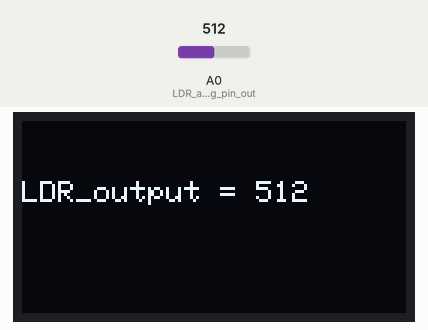
The sketch below on a simulated ESP8266 (NodeMCU). On the bench: 128×64 one-colour display. The test bench sets the inputs (shaded band); at power-on: A0 (LDR_analog_pin_out) = 512. WiFi joins after 1.5 s; servers stay silent unless stated; what the sketch prints to the serial monitor is not drawn.

Above: at 4.1 s.
4.2 s: A0 (LDR_analog_pin_out) set to 716
At 9.8 s:
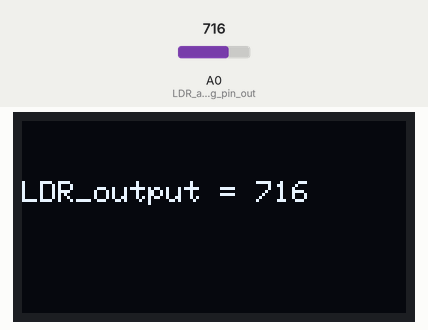
10.1 s: A0 (LDR_analog_pin_out) set to 900
At 15.0 s:
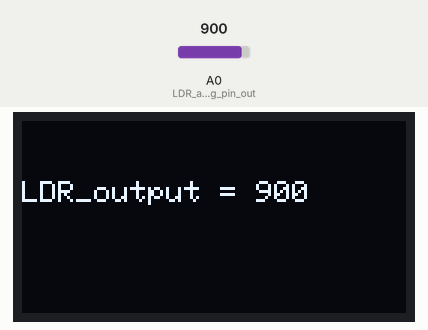
17.0 s: A0 (LDR_analog_pin_out) set to 1023
At 22.8 s:
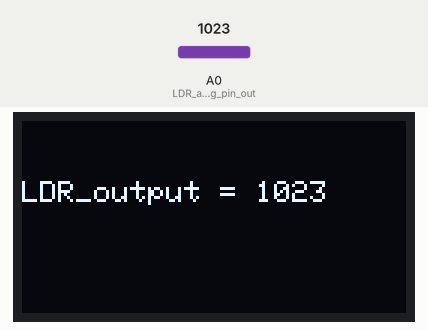
Timing chart, 0 to 24.3 s (numbered marks = the images above; inputs shaded):
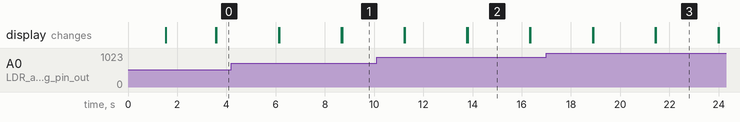

The sketch:

sketch_OLED_with_LDR_1.3.ino
```cpp
#include <SPI.h>
#include <Wire.h>
#include <Adafruit_GFX.h>
#include <Adafruit_SSD1306.h>
#include <ESP8266WiFi.h>
#include <ESP8266HTTPClient.h>
#include <WiFiClient.h>
 #include <WiFiClientSecure.h>
 #include <Wire.h>


const char* ssid = "IOT";
const char* password = "ELECSTARK";

int cloud=0;
#define SCREEN_WIDTH 128 // OLED display width, in pixels
#define SCREEN_HEIGHT 64 // OLED display height, in pixels

// Declaration for SSD1306 display connected using I2C
#define OLED_RESET     -1 // Reset pin
#define SCREEN_ADDRESS 0x3C
Adafruit_SSD1306 display(SCREEN_WIDTH, SCREEN_HEIGHT, &Wire, OLED_RESET);


void setup() {
  Serial.begin(115200);

  delay(10);
  // We start by connecting to a WiFi network

  Serial.println();
  Serial.println();
  Serial.print("Connecting to ");
  Serial.println(ssid);

  WiFi.begin(ssid, password);

  while (WiFi.status() != WL_CONNECTED) {
    delay(500);
    Serial.print(".");
  }
  Serial.println("");
  Serial.println("WiFi connected");
  Serial.println("IP address: ");
  Serial.println(WiFi.localIP());
  pinMode(A0,INPUT); // LDR analog pin out
  if(!display.begin(SSD1306_SWITCHCAPVCC, SCREEN_ADDRESS)) {
    Serial.println(F("SSD1306 allocation failed"));
    for(;;); // Don't proceed, loop forever
  }

  // Clear the buffer.
  display.clearDisplay();

}
int value =0;
void loop() {

int LDR_output=analogRead(A0);
Serial.print("LDR_output = ");
Serial.println(LDR_output);

delay(2000);         // wait for initializing
  display.clearDisplay(); // clear display
   display.setTextSize(1);          // text size
  display.setTextColor(WHITE);     // text color
  display.setCursor(0, 10);        // position to display
  display.println("Hello World!"); // text to display
  display.display();
display.clearDisplay();
  display.setTextSize(1);          // text size
  display.setTextColor(WHITE);     // text color
  display.setCursor(0, 20);        // position to display
  display.print("LDR_output = "); // text to display
  display.print( LDR_output);
  display.display();
//display.clearDisplay();
WiFiClient client;
    HTTPClient http;
 cloud=cloud+1;
 if(cloud>=20)
 {cloud=0;
http.begin(client,"http://api.thingspeak.com/update?api_key=9QYF521BQ7GWNE13&field1="+ String(LDR_output) ); //Replace API Key
        int httpCode = http.GET();
          if(httpCode > 0) {
               Serial.printf("[HTTP] GET... code: %d\n", httpCode);
               if(httpCode == HTTP_CODE_OK) {
                  String payload = http.getString();
                  Serial.println(payload);
              }
          } else {
              Serial.printf("[HTTP] GET... failed, error: %s\n", http.errorToString(httpCode).c_str());
          }
          http.end(); Serial.println();
  Serial.println("closing connection");
 }
delay(500);
}
```

Measured:
- after the input at 4.2 s, the display: first differs from a run without the input after 4.5 s (image 1)
- after the input at 10.1 s, the display: first differs from a run without the input after 3.7 s (image 2)
- after the input at 17.0 s, the display: first differs from a run without the input after 4.5 s (image 3)
- what the display in image 2 shows lasts 2.5 s, from 13.8 s to 16.3 s
